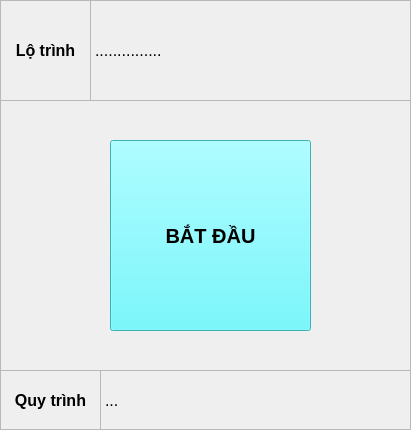
   <widget class="QFrame" name="fr_auto">
    <property name="geometry">
     <rect>
      <x>450</x>
      <y>60</y>
      <width>411</width>
      <height>430</height>
     </rect>
    </property>
    <property name="autoFillBackground">
     <bool>true</bool>
    </property>
    <property name="frameShape">
     <enum>QFrame::StyledPanel</enum>
    </property>
    <property name="frameShadow">
     <enum>QFrame::Raised</enum>
    </property>
    <widget class="QLabel" name="lbv_route_message">
     <property name="geometry">
      <rect>
       <x>90</x>
       <y>0</y>
       <width>321</width>
       <height>101</height>
      </rect>
     </property>
     <property name="font">
      <font>
       <pointsize>12</pointsize>
      </font>
     </property>
     <property name="autoFillBackground">
      <bool>false</bool>
     </property>
     <property name="frameShape">
      <enum>QFrame::StyledPanel</enum>
     </property>
     <property name="lineWidth">
      <number>1</number>
     </property>
     <property name="midLineWidth">
      <number>0</number>
     </property>
     <property name="text">
      <string>...............</string>
     </property>
     <property name="scaledContents">
      <bool>false</bool>
     </property>
     <property name="wordWrap">
      <bool>false</bool>
     </property>
     <property name="openExternalLinks">
      <bool>false</bool>
     </property>
    </widget>
    <widget class="QLabel" name="lbv_jobRuning">
     <property name="geometry">
      <rect>
       <x>100</x>
       <y>370</y>
       <width>311</width>
       <height>61</height>
      </rect>
     </property>
     <property name="font">
      <font>
       <pointsize>12</pointsize>
      </font>
     </property>
     <property name="autoFillBackground">
      <bool>false</bool>
     </property>
     <property name="frameShape">
      <enum>QFrame::StyledPanel</enum>
     </property>
     <property name="lineWidth">
      <number>1</number>
     </property>
     <property name="midLineWidth">
      <number>0</number>
     </property>
     <property name="text">
      <string>...</string>
     </property>
     <property name="scaledContents">
      <bool>false</bool>
     </property>
     <property name="wordWrap">
      <bool>false</bool>
     </property>
     <property name="openExternalLinks">
      <bool>false</bool>
     </property>
    </widget>
    <widget class="QLabel" name="lb_job">
     <property name="geometry">
      <rect>
       <x>0</x>
       <y>370</y>
       <width>101</width>
       <height>61</height>
      </rect>
     </property>
     <property name="font">
      <font>
       <pointsize>12</pointsize>
       <weight>75</weight>
       <bold>true</bold>
      </font>
     </property>
     <property name="autoFillBackground">
      <bool>false</bool>
     </property>
     <property name="frameShape">
      <enum>QFrame::StyledPanel</enum>
     </property>
     <property name="lineWidth">
      <number>1</number>
     </property>
     <property name="midLineWidth">
      <number>0</number>
     </property>
     <property name="text">
      <string>Quy trình</string>
     </property>
     <property name="scaledContents">
      <bool>false</bool>
     </property>
     <property name="alignment">
      <set>Qt::AlignCenter</set>
     </property>
     <property name="wordWrap">
      <bool>false</bool>
     </property>
     <property name="openExternalLinks">
      <bool>false</bool>
     </property>
    </widget>
    <widget class="QLabel" name="lb_route_message">
     <property name="geometry">
      <rect>
       <x>0</x>
       <y>0</y>
       <width>91</width>
       <height>101</height>
      </rect>
     </property>
     <property name="font">
      <font>
       <pointsize>12</pointsize>
       <weight>75</weight>
       <bold>true</bold>
      </font>
     </property>
     <property name="autoFillBackground">
      <bool>false</bool>
     </property>
     <property name="frameShape">
      <enum>QFrame::StyledPanel</enum>
     </property>
     <property name="lineWidth">
      <number>1</number>
     </property>
     <property name="midLineWidth">
      <number>0</number>
     </property>
     <property name="text">
      <string>Lộ trình</string>
     </property>
     <property name="textFormat">
      <enum>Qt::AutoText</enum>
     </property>
     <property name="scaledContents">
      <bool>true</bool>
     </property>
     <property name="alignment">
      <set>Qt::AlignCenter</set>
     </property>
     <property name="wordWrap">
      <bool>false</bool>
     </property>
     <property name="openExternalLinks">
      <bool>false</bool>
     </property>
    </widget>
    <widget class="QPushButton" name="bt_doNextPlan">
     <property name="geometry">
      <rect>
       <x>110</x>
       <y>140</y>
       <width>201</width>
       <height>191</height>
      </rect>
     </property>
     <property name="font">
      <font>
       <pointsize>15</pointsize>
       <weight>75</weight>
       <bold>true</bold>
      </font>
     </property>
     <property name="styleSheet">
      <string notr="true">background-color: rgb(80,249,255);</string>
     </property>
     <property name="text">
      <string>BẮT ĐẦU</string>
     </property>
     <property name="autoRepeatDelay">
      <number>300</number>
     </property>
     <property name="autoRepeatInterval">
      <number>100</number>
     </property>
    </widget>
   </widget>
